Frame 1 (no input): blank canvas, image omitted
Frame 60 (no input): blank canvas, image omitted
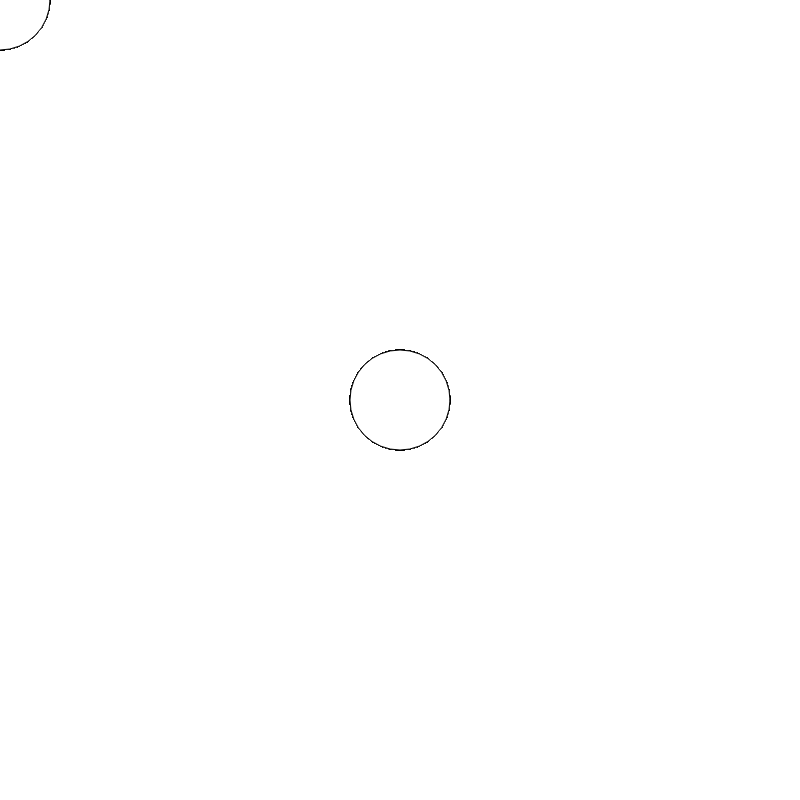
Frame 120 (the mouse pressed at the canvas centre since frame 60)

The p5.js sketch whose frames 1 and 60 were blank and that drew this single picture after the mouse press (run headless with seeded random() and noise() and a simulated clock; from frame 60 on, the mouse is pressed at the canvas centre):

// p5.js sketch
// ── sketch.js
function setup() {
  createCanvas(800, 800)
}

function draw() {
  ellipse(mouseX, mouseY, 100, 100)
}
